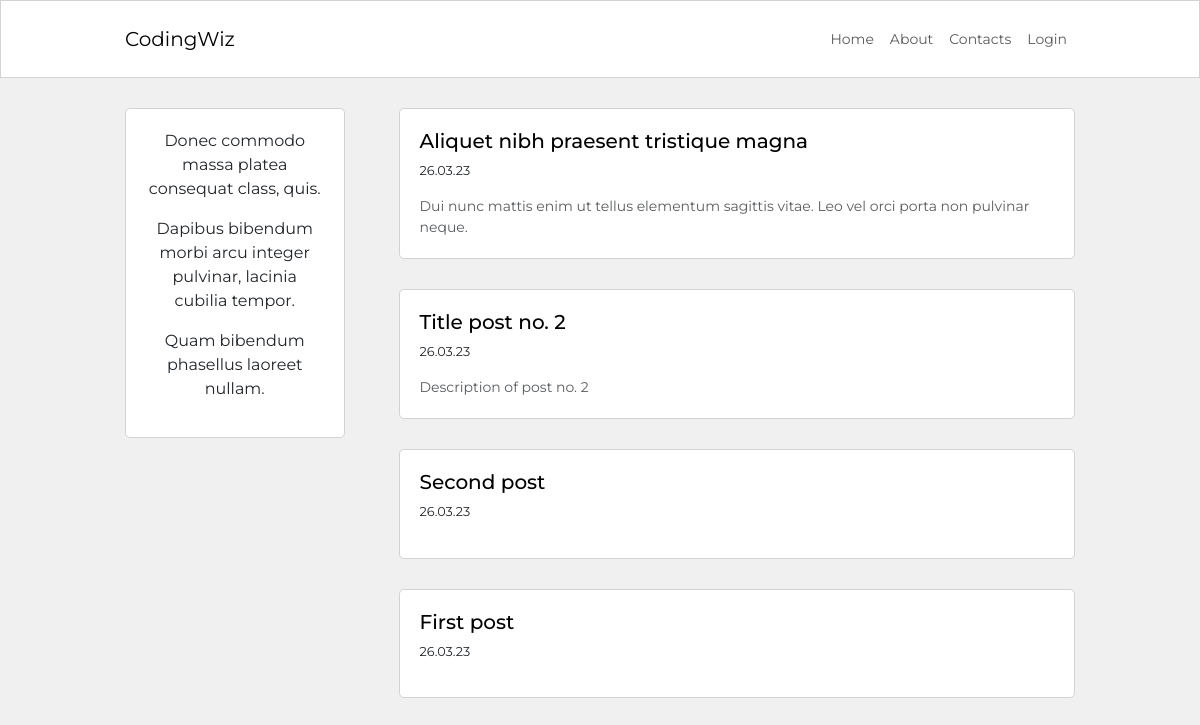
Before: / with the older database file.
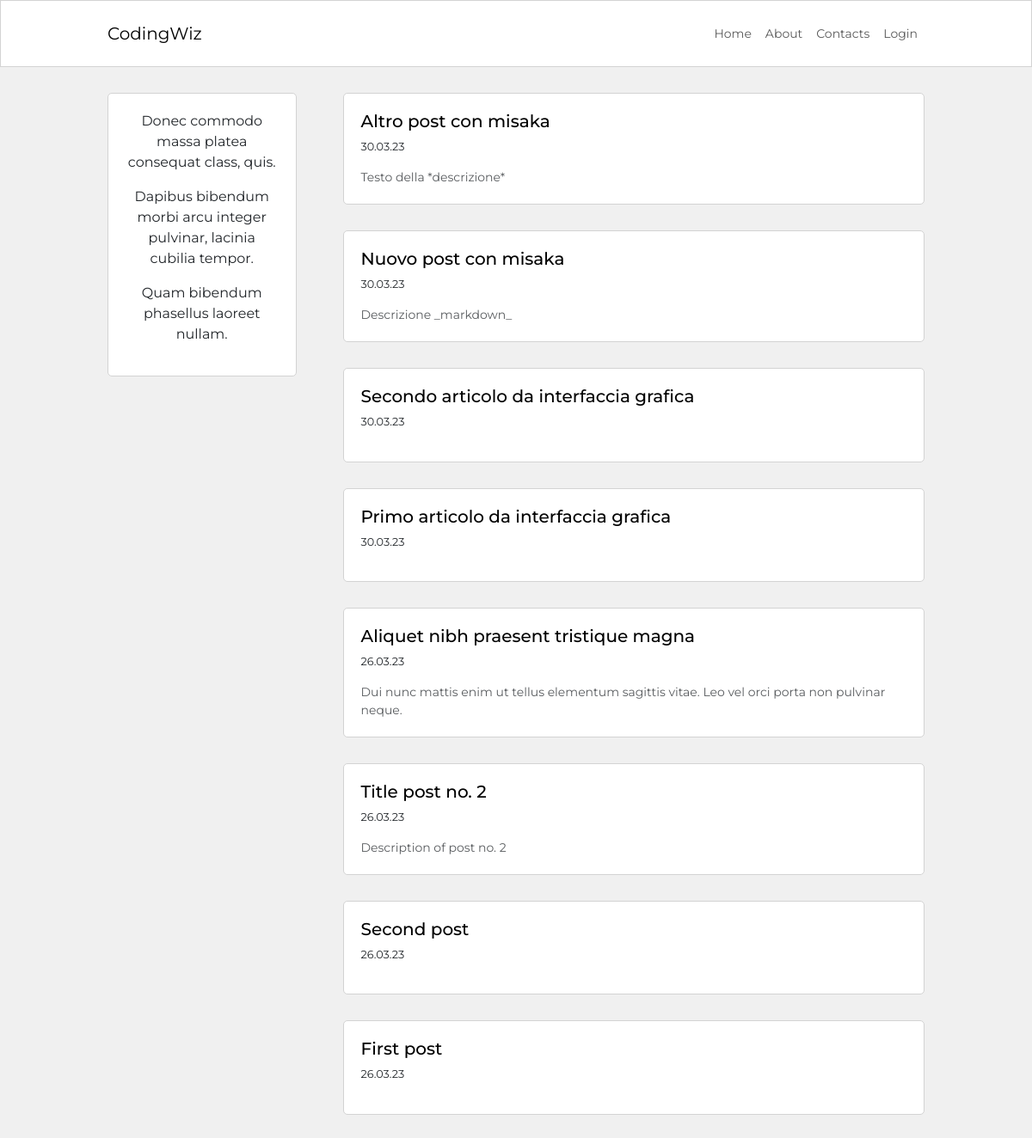
After: the same page with the newer database file.
### blog/models.py (models this page shows, shortened)
class Post(db.Model):
    id = db.Column(db.Integer, primary_key=True)
    user_id = db.Column(db.Integer, db.ForeignKey('user.id'), nullable=False)
    created_at = db.Column(db.DateTime, default=datetime.now)
    title = db.Column(db.String(120), nullable=False)
    description = db.Column(db.String(240))
    body = db.Column(db.Text(), nullable=False)

### blog/routes.py (the view)
@app.route("/")
def homepage():
    posts = Post.query.order_by(Post.created_at.desc()).all()
    return render_template("homepage.html", posts=posts)

### blog/templates/homepage.html (shortened to what this page needs)
{% extends 'base.html' %}
{% block content %}
    <div class="container content-container">
        <div class="row no-gutters">
            <div class="col-md-9 order-md-2">
                {% for post in posts %}
                <div class="single-post-home">
                    <h5>
                        <a class="custom-link" href="{{ url_for('post_detail', post_id=post.id) }}">{{ post.title }}</a>
                    </h5>
                    <p class="p-small-created-date">{{ post.created_at.strftime('%d.%m.%y') }}</p>
                    {% if post.description %}
                    <p class="p-small-description text-muted mb-0">{{ post.description }}</p>
                    {% endif %}
                </div>
                {% endfor %}
            </div>
            <div class="col-md-3 order-md-1">
                <div class="about-snippet-block text-center">
                    {{ lipsum(n=3, min=5, max=10) }}
                </div>
            </div>
        </div>
    </div>
{% endblock content %}

### blog/templates/base.html (shortened to what this page needs)
<!DOCTYPE html>
<html lang="en">
<head>
    <link href="https://cdn.jsdelivr.net/npm/bootstrap@5.3.0-alpha2/dist/css/bootstrap.min.css" rel="stylesheet" >
    <link rel="stylesheet" href= "{{ url_for('static', filename="blog.css") }}">
</head>
<body>
    <nav class="navbar navbar-expand-lg navbar-bg-white">
        <div class="container navbar-container">
            <a class="navbar-brand" href="{{ url_for('homepage') }}">CodingWiz</a>
            <div class="collapse navbar-collapse" id="navbarSupportedContent">
              <div class="navbar-nav ms-auto">
                  <a class="nav-item nav-link" href="{{ url_for('homepage') }}">Home</a>
                  <a class="nav-item nav-link" href="{{ url_for('about') }}">About</a>
                  <a class="nav-item nav-link" href="#">Contacts</a>
                  {% if current_user.is_authenticated %}
                  <a class="nav-item nav-link" href="{{ url_for('post_create') }}">Create post</a>
                  <a class="nav-item nav-link" href="{{ url_for('logout') }}">Logout</a>
                  {% else %}
                  <a class="nav-item nav-link" href="{{ url_for('login') }}">Login</a>
                  {% endif %}
              </div>
          </div>
        </div>
    </nav>
    {% block content %}
    {% endblock content %}
</body>
</html>

### blog/static/blog.css (style rules this page uses)
html, body { font-family: 'Montserrat', sans-serif; background-color: #f0f0f0; }
.navbar-bg-white { background-color: white; border: 1px solid #d3d3d3; }
.content-container { max-width: 950px; margin-top: 30px; margin-bottom: 30px; padding: 0px; }
.navbar-container { max-width: 950px; padding: 10px 0px 10px 0px; font-size: 0.875rem; }
.single-post-home { background-color: white; border: 1px solid #d3d3d3; border-radius: 5px; padding: 20px; margin-bottom: 30px; }
.about-snippet-block { background-color: white; border: 1px solid #d3d3d3; border-radius: 5px; padding: 20px; }
.p-small-description { font-size: 0.875rem; }
.p-small-created-date { font-size: 0.800rem; }
.custom-link { color: black; text-decoration: none; }
@media (min-width:768px) { .single-post-home { margin-left: 30px; } }

Changed rows visible on the page:
added Post: title "Altro post con misaka", created_at "30.03.23", description "Testo della *descrizione*"
added Post: title "Nuovo post con misaka", created_at "30.03.23", description "Descrizione _markdown_"
added Post: title "Secondo articolo da interfaccia grafica", created_at "30.03.23"
added Post: title "Primo articolo da interfaccia grafica", created_at "30.03.23"
